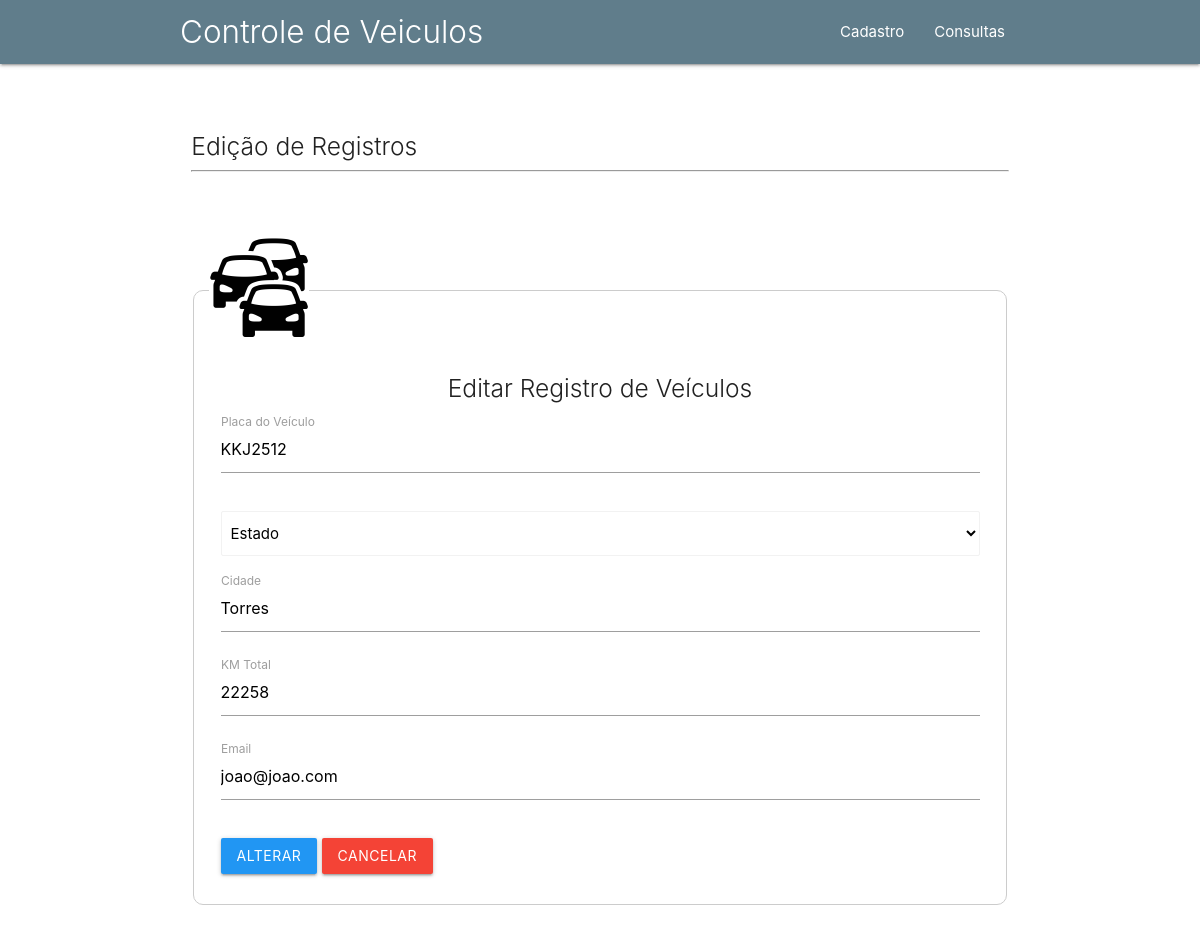
/editar.php?id=5, run on the app's committed database.
### tables this page shows
CREATE TABLE `tb_veiculos` (
  `id` int(11) NOT NULL,
  `placa` varchar(40) NOT NULL,
  `estado` varchar(40) NOT NULL,
  `cidade` varchar(40) NOT NULL,
  `km` varchar(40) NOT NULL,
  `email` varchar(50) NOT NULL
);

### editar.php (the view, shortened to what this page needs)
<?php
include_once 'includes/header.inc.php';
include_once 'includes/menu.inc.php';
?>
<div class="row container">
	<p>&nbsp;</p>
	<div class="col s12">
		<h5 class="light">Edição de Registros</h5><hr>
	</div>
</div>
<?php
	include_once 'banco_de_dados/conexao.php';
	$id = filter_input(INPUT_GET, 'id', FILTER_SANITIZE_NUMBER_INT);
	$querySelect = $link-> query("select * from tb_veiculos where id='$id'");
	while ($registros = $querySelect->fetch_assoc()):
		$placa  = $registros['placa'];
		$cidade = $registros['cidade'];
		$km     = $registros['km'];
		$email  = $registros['email'];
	endwhile;
?>
		<div class="row container">
            <p>&nbsp;</p>
            <form action="banco_de_dados/update.php" method="post" class="col s12">
                <fieldset class="formulario" style="padding: 15px">
                    <legend><img src="imagens/cadastro_carro.png" width="100"></legend>
                    <h5 class="light center">Editar Registro de Veículos</h5>
                    <div class="input-field col s12">
                        <input type="text" name="placa" id="placa" value="<?php echo $placa ?>" maxlength="40" required autofocus>
                        <label for="placa">Placa do Veículo</label>
                    </div>
                    <div class="input-field col s12">
                         <select class="browser-default" name="estado" id="estado" required>
                            <option value="" disabled selected>Estado</option>
                        </select>
                    </div>
                    <div class="input-field col s12">
                        <input type="text" name="cidade" id="cidade" value="<?php echo $cidade ?>" maxlength="40" required>
                        <label for="cidade">Cidade</label>
                    </div>
                    <div class="input-field col s12">
                        <input type="text" name="km" id="km" value="<?php echo $km ?>" maxlength="40" required>
                        <label for="km">KM Total</label>
                    </div>
                    <div class="input-field col s12">
                        <input type="email" name="email" id="email" value="<?php echo $email ?>" maxlength="40" required>
                        <label for="email">Email</label>
                    </div>
                    <div class="input-field col s12">
                        <input type="submit" value="Alterar" class="btn blue">
                        <a href="consultas.php" class="btn red">Cancelar</a>
                    </div>
                </fieldset>
            </form>
        </div>
<?php include_once 'includes/footer.inc.php'; ?>

### data on the page
tb_veiculos: placa "KKJ2512", cidade "Torres", km "22258", email "joao@joao.com"
